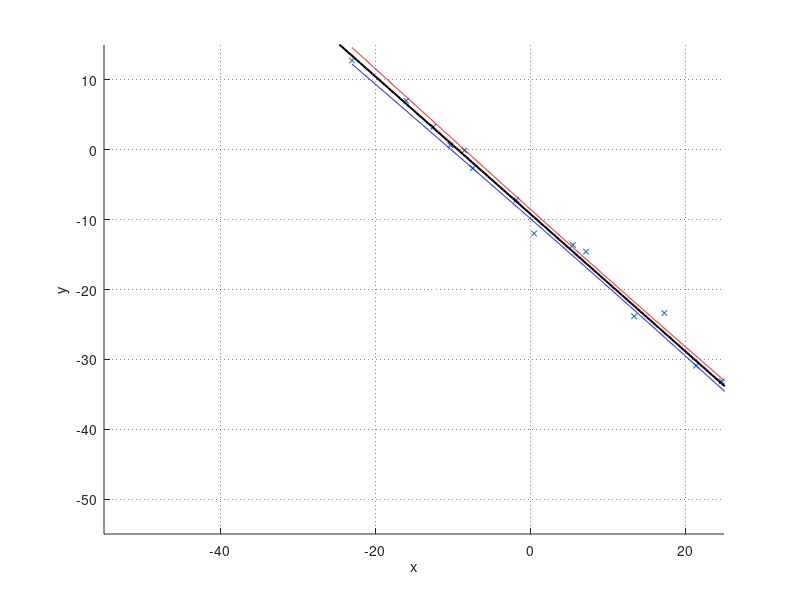

This chart was generated by the following MATLAB code:
x = [-23, -16, -12.5, -10.3, -8.5, -7.4, -1.8, 0.5, 5.5, 7.2, 13.4, 17.3, 21.4, 24.7, 26.4, 26.6, 30.2, 31.7, 37.7, 42.1];
y = [12.79, 7.03, 3.3, 0.64, -0.1, -2.63, -7.18, -11.98, -13.62, -14.59, -23.83, -23.37, -30.91, -33.13, -35.37, -34.75, -40.22, -39.38, -45.52, -52.32];
y_min = [12.2761173864631,
5.57247670155916,
2.21505119982063,
0.102060811207355,
-1.62856600401749,
-2.68709058553945,
-8.08951516881879,
-10.3166230207915,
-15.1802522663901,
-16.8419433480876,
-22.9412497484751,
-26.8087356724378,
-30.896408442751,
-34.1995009311305,
-35.9047367252323,
-36.1054950934063,
-39.723595079365,
-41.233304222916,
-47.2817256868224,
-51.7244873523242]
y_max = [14.6452622107671,
7.57717537971759,
4.04873712347939,
1.83347029279302,
0.0227957467727016,
-1.08280828135517,
-6.69776571083858,
-8.99565404267915,
-13.9689730227615,
-15.6518443377956,
-21.7503537372526,
-25.5556874293211,
-29.5343122040663,
-32.7236055446363,
-34.362932147266,
-34.5556517081193,
-38.0201544446509,
-39.4615297688042,
-45.2174461757151,
-49.4311989488125]

t = linspace(-30, 50, 200);
xi = linspace(min(x), max(x), 1000);
f = -0.9836948225681024*t - 9.164291120451267;

yi_max = interp1(x, y_max, xi, 'pchip');
yi_min = interp1(x, y_min, xi, 'pchip');

figure('Units', 'pixels', 'Position', [100 100 800 600]);
hold on;
grid on;
xlim([-55, 25]); % Раздвигаем границы по X
ylim([-55, 15]);  % Раздвигаем границы по Yxlabel('x');
xlabel('x');
ylabel('y');
plot(x, y, 'x', 'MarkerSize', 4);
plot(xi, yi_min, 'b-'); % Линия y_min
plot(xi, yi_max, 'r-'); % Линия y_max
plot(t, f, 'k-', 'LineWidth', 1.5);  % без DisplayName

set(gca, 'GridLineStyle', ':', 'GridAlpha', 0.55);

print('../../images/error.png', '-dpng', '-r300');
hold off;
